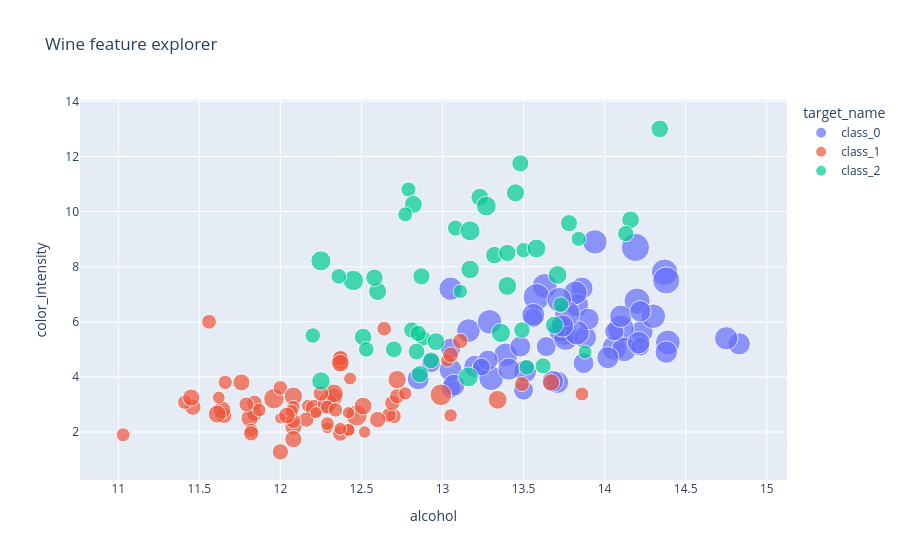

Here is the notebook cell this chart was saved with:
### Code cell
def scatter_features(x_axis='alcohol', y_axis='color_intensity', size='proline'):
    fig = px.scatter(
        df,
        x=x_axis,
        y=y_axis,
        color='target_name',
        size=size,
        hover_name='target_name',
        title='Wine feature explorer',
    )
    return fig

# Always show an initial chart even before widget interaction
display(scatter_features())

widgets.interact(
    scatter_features,
    x_axis=feature_options,
    y_axis=feature_options,
    size=size_options,
)

### Figure 1 — Plotly figure (JSON) as saved in the notebook; plotly's stock layout.template omitted (floating-point values rounded to 4 significant figures)
{"data": [{"hovertemplate": "<b>%{hovertext}</b><br><br>target_name=class_0<br>alcohol=%{x}<br>color_intensity=%{y}<br>proline=%{marker.size}<extra></extra>", "hovertext": ["class_0", "class_0", "class_0", "class_0", "class_0", "class_0", "class_0", "class_0", "class_0", "class_0", "class_0", "class_0", "class_0", "class_0", "class_0", "class_0", "class_0", "class_0", "class_0", "class_0", "class_0", "class_0", "class_0", "class_0", "class_0", "class_0", "class_0", "class_0", "class_0", "class_0", "class_0", "class_0", "class_0", "class_0", "class_0", "class_0", "class_0", "class_0", "class_0", "class_0", "class_0", "class_0", "class_0", "class_0", "class_0", "class_0", "class_0", "class_0", "class_0", "class_0", "class_0", "class_0", "class_0", "class_0", "class_0", "class_0", "class_0", "class_0", "class_0"], "legendgroup": "class_0", "marker": {"color": "#636efa", "size": [1065.0, 1050.0, 1185.0, 1480.0, 735.0, 1450.0, 1290.0, 1295.0, 1045.0, 1045.0, 1510.0, 1280.0, 1320.0, 1150.0, 1547.0, 1310.0, 1280.0, 1130.0, 1680.0, 845.0, 780.0, 770.0, 1035.0, 1015.0, 845.0, 830.0, 1195.0, 1285.0, 915.0, 1035.0, 1285.0, 1515.0, 990.0, 1235.0, 1095.0, 920.0, 880.0, 1105.0, 1020.0, 760.0, 795.0, 1035.0, 1095.0, 680.0, 885.0, 1080.0, 1065.0, 985.0, 1060.0, 1260.0, 1150.0, 1265.0, 1190.0, 1375.0, 1060.0, 1120.0, 970.0, 1270.0, 1285.0], "sizemode": "area", "sizeref": 4.2, "symbol": "circle"}, "mode": "markers", "name": "class_0", "orientation": "v", "showlegend": true, "x": [14.23, 13.2, 13.16, 14.37, 13.24, 14.2, 14.39, 14.06, 14.83, 13.86, 14.1, 14.12, 13.75, 14.75, 14.38, 13.63, 14.3, 13.83, 14.19, 13.64, 14.06, 12.93, 13.71, 12.85, 13.5, 13.05, 13.39, 13.3, 13.87, 14.02, 13.73, 13.58, 13.68, 13.76, 13.51, 13.48, 13.28, 13.05, 13.07, 14.22, 13.56, 13.41, 13.88, 13.24, 13.05, 14.21, 14.38, 13.9, 14.1, 13.94, 13.05, 13.83, 13.82, 13.77, 13.74, 13.56, 14.22, 13.29, 13.72], "xaxis": "x", "y": [5.64, 4.38, 5.68, 7.8, 4.32, 6.75, 5.25, 5.05, 5.2, 7.22, 5.75, 5.0, 5.6, 5.4, 7.5, 7.3, 6.2, 6.6, 8.7, 5.1, 5.65, 4.5, 3.8, 3.93, 3.52, 3.58, 4.8, 3.95, 4.5, 4.7, 5.7, 6.9, 3.84, 5.4, 4.2, 5.1, 4.6, 4.25, 3.7, 5.1, 6.13, 4.28, 5.43, 4.36, 5.04, 5.24, 4.9, 6.1, 6.2, 8.9, 7.2, 5.6, 7.05, 6.3, 5.85, 6.25, 6.38, 6.0, 6.8], "yaxis": "y", "type": "scatter"}, {"hovertemplate": "<b>%{hovertext}</b><br><br>target_name=class_1<br>alcohol=%{x}<br>color_intensity=%{y}<br>proline=%{marker.size}<extra></extra>", "hovertext": ["class_1", "class_1", "class_1", "class_1", "class_1", "class_1", "class_1", "class_1", "class_1", "class_1", "class_1", "class_1", "class_1", "class_1", "class_1", "class_1", "class_1", "class_1", "class_1", "class_1", "class_1", "class_1", "class_1", "class_1", "class_1", "class_1", "class_1", "class_1", "class_1", "class_1", "class_1", "class_1", "class_1", "class_1", "class_1", "class_1", "class_1", "class_1", "class_1", "class_1", "class_1", "class_1", "class_1", "class_1", "class_1", "class_1", "class_1", "class_1", "class_1", "class_1", "class_1", "class_1", "class_1", "class_1", "class_1", "class_1", "class_1", "class_1", "class_1", "class_1", "class_1", "class_1", "class_1", "class_1", "class_1", "class_1", "class_1", "class_1", "class_1", "class_1", "class_1"], "legendgroup": "class_1", "marker": {"color": "#EF553B", "size": [520.0, 680.0, 450.0, 630.0, 420.0, 355.0, 678.0, 502.0, 510.0, 750.0, 718.0, 870.0, 410.0, 472.0, 985.0, 886.0, 428.0, 392.0, 500.0, 750.0, 463.0, 278.0, 714.0, 630.0, 515.0, 520.0, 450.0, 495.0, 562.0, 680.0, 625.0, 480.0, 450.0, 495.0, 290.0, 345.0, 937.0, 625.0, 428.0, 660.0, 406.0, 710.0, 562.0, 438.0, 415.0, 672.0, 315.0, 510.0, 488.0, 312.0, 680.0, 562.0, 325.0, 607.0, 434.0, 385.0, 407.0, 495.0, 345.0, 372.0, 564.0, 625.0, 465.0, 365.0, 380.0, 380.0, 378.0, 352.0, 466.0, 342.0, 580.0], "sizemode": "area", "sizeref": 4.2, "symbol": "circle"}, "mode": "markers", "name": "class_1", "orientation": "v", "showlegend": true, "x": [12.37, 12.33, 12.64, 13.67, 12.37, 12.17, 12.37, 13.11, 12.37, 13.34, 12.21, 12.29, 13.86, 13.49, 12.99, 11.96, 11.66, 13.03, 11.84, 12.33, 12.7, 12.0, 12.72, 12.08, 13.05, 11.84, 12.67, 12.16, 11.65, 11.64, 12.08, 12.08, 12.0, 12.69, 12.29, 11.62, 12.47, 11.81, 12.29, 12.37, 12.29, 12.08, 12.6, 12.34, 11.82, 12.51, 12.42, 12.25, 12.72, 12.22, 11.61, 11.46, 12.52, 11.76, 11.41, 12.08, 11.03, 11.82, 12.42, 12.77, 12.0, 11.45, 11.56, 12.42, 13.05, 11.87, 12.07, 12.43, 11.79, 12.37, 12.04], "xaxis": "x", "y": [1.95, 3.27, 5.75, 3.8, 4.45, 2.95, 4.6, 5.3, 4.68, 3.17, 2.85, 3.05, 3.38, 3.74, 3.35, 3.21, 3.8, 4.6, 2.65, 3.4, 2.57, 2.5, 3.9, 2.2, 4.8, 3.05, 2.62, 2.45, 2.6, 2.8, 1.74, 2.4, 3.6, 3.05, 2.15, 3.25, 2.6, 2.5, 2.9, 4.5, 2.3, 3.3, 2.45, 2.8, 2.06, 2.94, 2.7, 3.4, 3.3, 2.7, 2.65, 2.9, 2.0, 3.8, 3.08, 2.9, 1.9, 1.95, 2.06, 3.4, 1.28, 3.25, 6.0, 2.08, 2.6, 2.8, 2.76, 3.94, 3.0, 2.12, 2.6], "yaxis": "y", "type": "scatter"}, {"hovertemplate": "<b>%{hovertext}</b><br><br>target_name=class_2<br>alcohol=%{x}<br>color_intensity=%{y}<br>proline=%{marker.size}<extra></extra>", "hovertext": ["class_2", "class_2", "class_2", "class_2", "class_2", "class_2", "class_2", "class_2", "class_2", "class_2", "class_2", "class_2", "class_2", "class_2", "class_2", "class_2", "class_2", "class_2", "class_2", "class_2", "class_2", "class_2", "class_2", "class_2", "class_2", "class_2", "class_2", "class_2", "class_2", "class_2", "class_2", "class_2", "class_2", "class_2", "class_2", "class_2", "class_2", "class_2", "class_2", "class_2", "class_2", "class_2", "class_2", "class_2", "class_2", "class_2", "class_2", "class_2"], "legendgroup": "class_2", "marker": {"color": "#00cc96", "size": [630.0, 530.0, 560.0, 600.0, 650.0, 695.0, 720.0, 515.0, 580.0, 590.0, 600.0, 780.0, 520.0, 550.0, 855.0, 830.0, 415.0, 625.0, 650.0, 550.0, 500.0, 480.0, 425.0, 675.0, 640.0, 725.0, 480.0, 880.0, 660.0, 620.0, 520.0, 680.0, 570.0, 675.0, 615.0, 520.0, 695.0, 685.0, 750.0, 630.0, 510.0, 470.0, 660.0, 740.0, 750.0, 835.0, 840.0, 560.0], "sizemode": "area", "sizeref": 4.2, "symbol": "circle"}, "mode": "markers", "name": "class_2", "orientation": "v", "showlegend": true, "x": [12.86, 12.88, 12.81, 12.7, 12.51, 12.6, 12.25, 12.53, 13.49, 12.84, 12.93, 13.36, 13.52, 13.62, 12.25, 13.16, 13.88, 12.87, 13.32, 13.08, 13.5, 12.79, 13.11, 13.23, 12.58, 13.17, 13.84, 12.45, 14.34, 13.48, 12.36, 13.69, 12.85, 12.96, 13.78, 13.73, 13.45, 12.82, 13.58, 13.4, 12.2, 12.77, 14.16, 13.71, 13.4, 13.27, 13.17, 14.13], "xaxis": "x", "y": [4.1, 5.4, 5.7, 5.0, 5.45, 7.1, 3.85, 5.0, 5.7, 4.92, 4.6, 5.6, 4.35, 4.4, 8.21, 4.0, 4.9, 7.65, 8.42, 9.4, 8.6, 10.8, 7.1, 10.52, 7.6, 7.9, 9.01, 7.5, 13.0, 11.75, 7.65, 5.88, 5.58, 5.28, 9.58, 6.62, 10.68, 10.26, 8.66, 8.5, 5.5, 9.9, 9.7, 7.7, 7.3, 10.2, 9.3, 9.2], "yaxis": "y", "type": "scatter"}], "layout": {"xaxis": {"anchor": "y", "domain": [0.0, 1.0], "title": {"text": "alcohol"}}, "yaxis": {"anchor": "x", "domain": [0.0, 1.0], "title": {"text": "color_intensity"}}, "legend": {"title": {"text": "target_name"}, "tracegroupgap": 0, "itemsizing": "constant"}, "title": {"text": "Wine feature explorer"}}}
